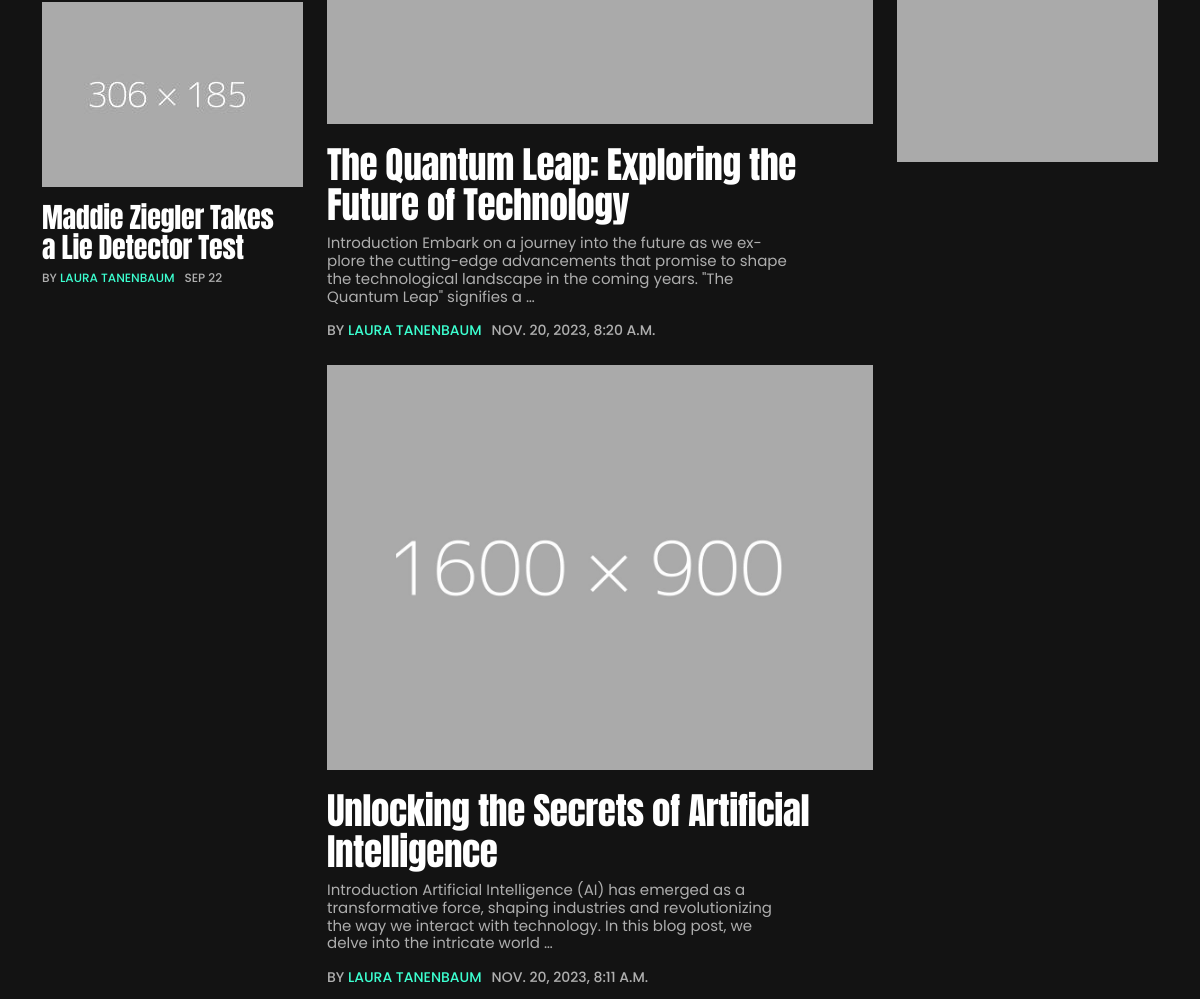
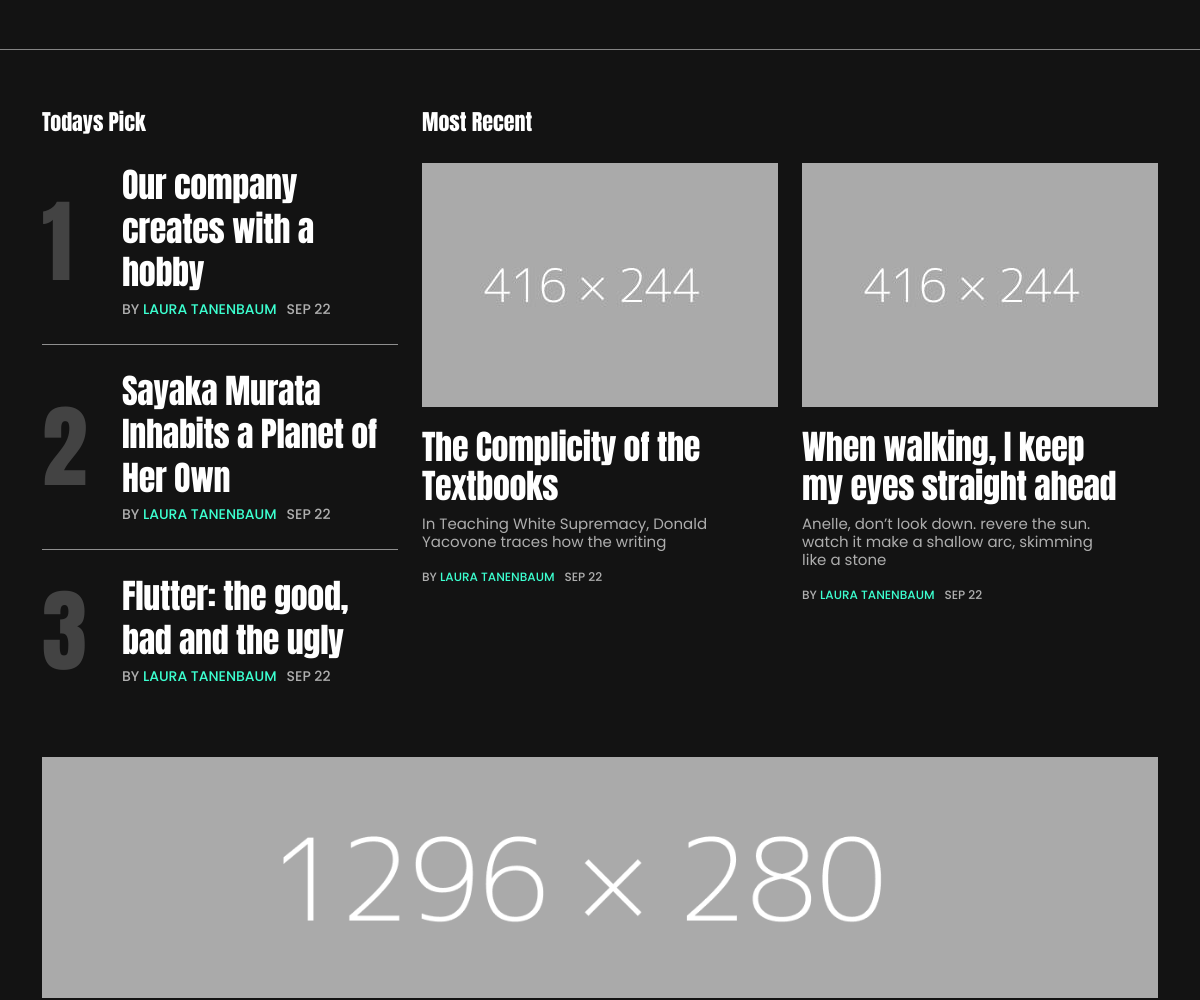
Before: / (middle part) with the older database file (2 pictures, top to bottom).
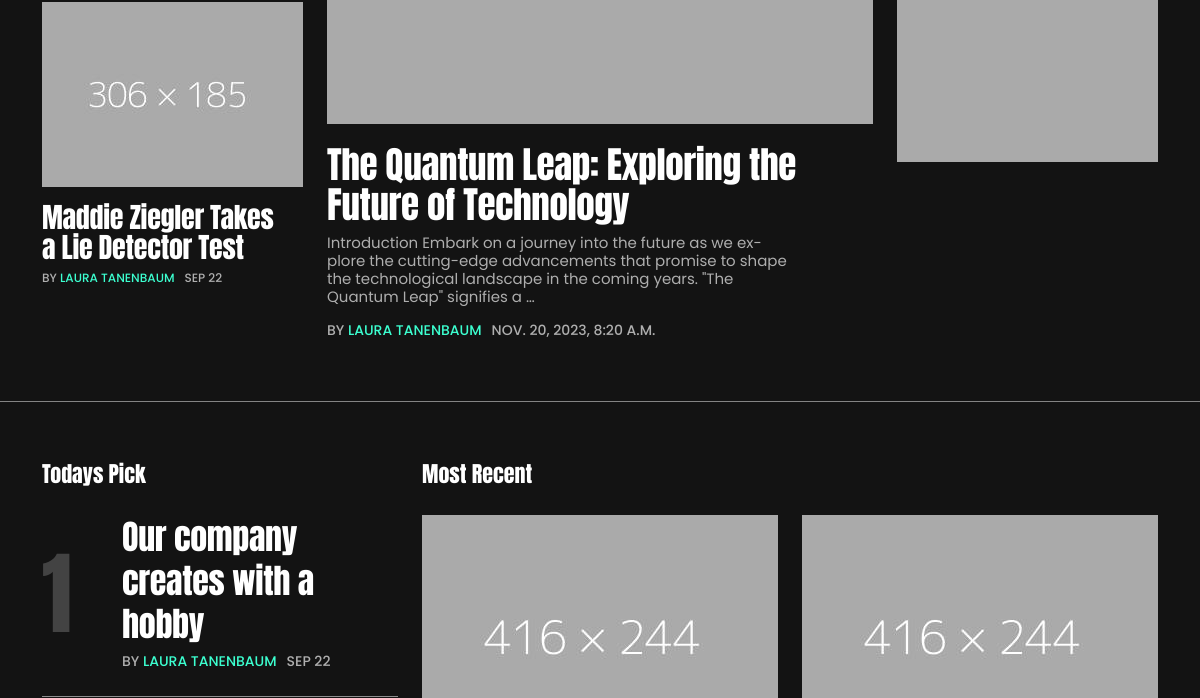
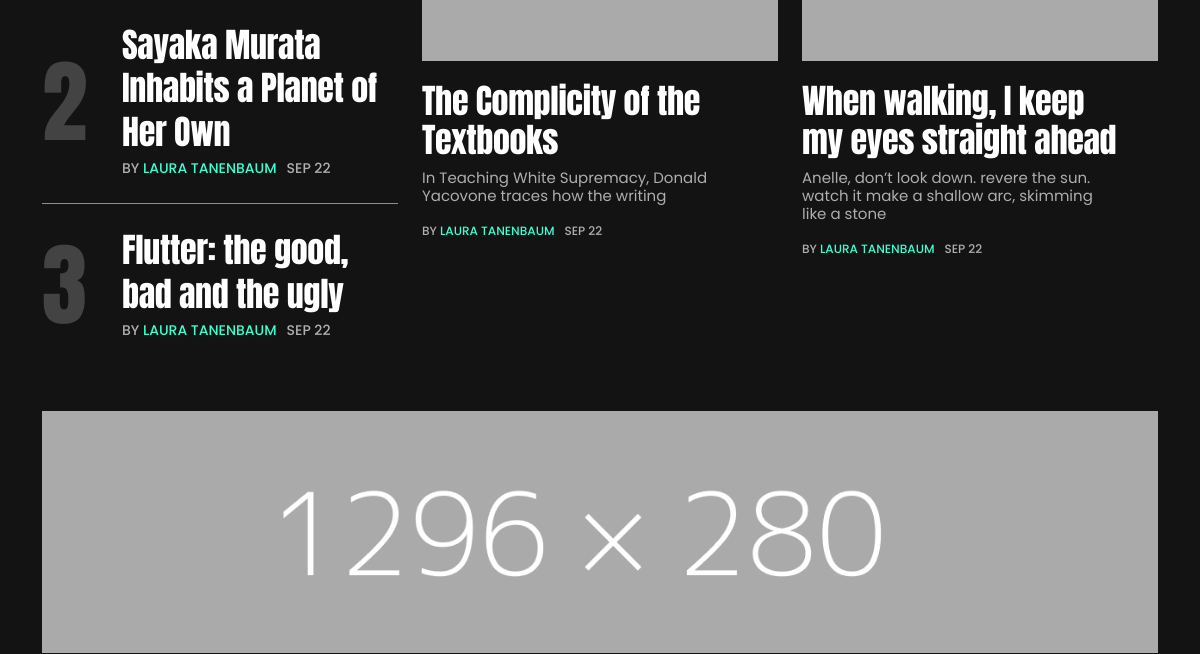
After: the same page with the newer database file (2 pictures, top to bottom).
### posts/views.py (the view)
# urls.py: path('', views.index, name='index'),
def index(request):
    posts = Post.objects.all()
    return render(request, 'index.html', {"posts" : posts})

### templates/index.html (shortened to what this page needs)
<!DOCTYPE html>
<html class="no-js" lang="en">
    <head>
        {% load static %}
        <link rel="stylesheet" href="{%  static 'assets/css/vendor/bootstrap.min.css' %}">
        <link rel="stylesheet" href="{%  static 'assets/css/vendor/font-awesome.css' %}">
        <link rel="stylesheet" href="{%  static 'assets/css/vendor/icon-font.css' %}">
        <link rel="stylesheet" href="{%  static 'assets/css/vendor/remixicon.css' %}">
        <link rel="stylesheet" href="{%  static 'assets/css/app.css' %}">
        <link rel="stylesheet" href="{%  static 'assets/css/responsive.css' %}">
    </head>
    <body>
        <div id="main-wrapper" class="main-wrapper">
            <section class="blog-hero-area mt-30">
                <div class="container">
                    <div class="row">
                        <div class="col-lg-3">
                            <article class="post-block-style-wrapper post-block-template-one post-block-template-small">
                                <div class="post-block-style-inner">
                                    <div class="post-block-media-wrap">
                                        <a href="post_single.html">
                                        <img src="{%  static 'assets/media/model-glass.jpg' %}" alt="Post title">
                                        </a>
                                    </div>
                                    <div class="post-block-content-wrap">
                                        <div class="post-item-title">
                                            <h2 class="post-title">
                                                <a href="post_single.html">Maddie Ziegler Takes a Lie Detector Test</a>
                                            </h2>
                                        </div>
                                        <div class="post-bottom-meta-list">
                                            <div class="post-meta-author-box">
                                                By <a href="javascript:void(0)">Laura Tanenbaum</a>
                                            </div>
                                            <div class="post-meta-date-box">
                                                Sep 22
                                            </div>
                                        </div>
                                    </div>
                                </div>
                            </article>
                        </div>
                        <div class="col-lg-6">
                            {% for post in posts reversed %}
                            <article class="post-block-style-wrapper post-block-template-one sm-mt-24">
                                <div class="post-block-style-inner">
                                    <div class="post-block-media-wrap">
                                        <a href="/post_single/{{ post.id }}">
                                        <img src="{%  static 'assets/media/red-woman.jpg' %}" alt="Post title">
                                        </a>
                                    </div>
                                    <div class="post-block-content-wrap">
                                        <div class="post-item-title">
                                            <h2 class="post-title">
                                                <a href="/post_single/{{ post.id }}">{{ post.title }}</a>
                                            </h2>
                                        </div>
                                        <div class="post-excerpt-box">
                                            <p>{{ post.body|truncatewords:30 }}</p>
                                        </div>
                                        <div class="post-bottom-meta-list">
                                            <div class="post-meta-author-box">
                                                By <a href="javascript:void(0)">Laura Tanenbaum</a>
                                            </div>
                                            <div class="post-meta-date-box">
                                                {{ post.created_at }}
                                            </div>
                                        </div>
                                    </div>
                                </div>
                            </article>
                            {% endfor %}
                        </div>
                        <div class="col-lg-3">
                            <div class="ads-widget mt-40">
                                <a href="post_single.html">
                                <img src="{%  static 'assets/media/ads-sidebar.png' %}" alt="Advertisement">
                                </a>
                            </div>
                        </div>
                    </div>
                </div>
            </section>
            <div class="section-divider mt-60 mb-60"></div>
            <section class="editor-choice-one-area">
                <div class="container">
                    <div class="row">
                        <div class="col-lg-4">
                            <div class="section-title">
                                <h2 class="title-block">
                                    Todays Pick
                                </h2>
                            </div>
                            <div class="post-block-template-three-wrapper">
                                <article class="post-block-style-wrapper post-block-template-three">
                                    <div class="post-block-style-inner post-block-list-style-inner-three">
                                        <div class="post-block-number-wrap">
                                            <span class="post-number-counter">1</span>
                                        </div>
                                        <div class="post-block-content-wrap">
                                            <div class="post-item-title">
                                                <h2 class="post-title">
                                                    <a href="post_single.html">Our company creates with a hobby</a>
                                                </h2>
                                            </div>
                                            <div class="post-bottom-meta-list">
                                                <div class="post-meta-author-box">
                                                    By <a href="javascript:void(0)">Laura Tanenbaum</a>
                                                </div>
                                                <div class="post-meta-date-box">
                                                    Sep 22
                                                </div>
                                            </div>
                                        </div>
                                    </div>
                                </article>
                                <article class="post-block-style-wrapper post-block-template-three">
                                    <div class="post-block-style-inner post-block-list-style-inner-three">
                                        <div class="post-block-number-wrap">
                                            <span class="post-number-counter">2</span>
                                        </div>
                                        <div class="post-block-content-wrap">
                                            <div class="post-item-title">
                                                <h2 class="post-title">
                                                    <a href="post_single.html">Sayaka Murata Inhabits a Planet of Her Own</a>
                                                </h2>
                                            </div>
                                            <div class="post-bottom-meta-list">
                                                <div class="post-meta-author-box">
                                                    By <a href="javascript:void(0)">Laura Tanenbaum</a>
                                                </div>
                                                <div class="post-meta-date-box">
                                                    Sep 22
                                                </div>
                                            </div>
                                        </div>
                                    </div>
                                </article>
                                <article class="post-block-style-wrapper post-block-template-three">
                                    <div class="post-block-style-inner post-block-list-style-inner-three">
                                        <div class="post-block-number-wrap">
                                            <span class="post-number-counter">3</span>
                                        </div>
                                        <div class="post-block-content-wrap">
                                            <div class="post-item-title">
                                                <h2 class="post-title">
                                                    <a href="post_single.html">Flutter: the good, bad and the ugly</a>
                                                </h2>
                                            </div>
                                            <div class="post-bottom-meta-list">
                                                <div class="post-meta-author-box">
                                                    By <a href="javascript:void(0)">Laura Tanenbaum</a>
                                                </div>
                                                <div class="post-meta-date-box">
                                                    Sep 22
                                                </div>
                                            </div>
                                        </div>
                                    </div>
                                </article>
                            </div>
                        </div>
                        <div class="col-lg-8 most-recent-col-custom">
                            <div class="row">
                                <div class="col-lg-12">
                                    <div class="section-title">
                                        <h2 class="title-block">
                                            Most Recent
                                        </h2>
                                    </div>
                                </div>
                            </div>
                            <div class="row">
                                <div class="col-lg-6">
                                    <article class="post-block-style-wrapper post-block-template-one post-block-template-medium">
                                        <div class="post-block-style-inner">
                                            <div class="post-block-media-wrap">
                                                <a href="post_single.html">
                                                <img src="{%  static 'assets/media/cafe.jpg' %}" alt="Post title">
                                                </a>
                                            </div>
                                            <div class="post-block-content-wrap">
                                                <div class="post-item-title">
                                                    <h2 class="post-title">
                                                        <a href="post_single.html">The Complicity of the Textbooks</a>
                                                    </h2>
                                                </div>
                                                <div class="post-excerpt-box">
                                                    <p>In Teaching White Supremacy, Donald Yacovone traces how the writing</p>
                                                </div>
                                                <div class="post-bottom-meta-list">
                                                    <div class="post-meta-author-box">
                                                        By <a href="javascript:void(0)">Laura Tanenbaum</a>
                                                    </div>
                                                    <div class="post-meta-date-box">
                                                        Sep 22
                                                    </div>
                                                </div>
                                            </div>
                                        </div>
                                    </article>
                                </div>
                                <div class="col-lg-6">
                                    <article class="post-block-style-wrapper post-block-template-one post-block-template-medium">
                                        <div class="post-block-style-inner">
                                            <div class="post-block-media-wrap">
                                                <a href="post_single.html">
                                                <img src="{%  static 'assets/media/red-girl.jpg' %}" alt="Post title">
                                                </a>
                                            </div>
                                            <div class="post-block-content-wrap">
                                                <div class="post-item-title">
                                                    <h2 class="post-title">
                                                        <a href="post_single.html">When walking, I keep my eyes straight ahead</a>
                                                    </h2>
                                                </div>
                                                <div class="post-excerpt-box">
                                                    <p>Anelle, don’t look down. revere the sun. watch it make a shallow arc, skimming like a stone </p>
                                                </div>
                                                <div class="post-bottom-meta-list">
                                                    <div class="post-meta-author-box">
                                                        By <a href="javascript:void(0)">Laura Tanenbaum</a>
                                                    </div>
                                                    <div class="post-meta-date-box">
                                                        Sep 22
                                                    </div>
                                                </div>
                                            </div>
                                        </div>
                                    </article>
                                </div>
                            </div>
                        </div>
                    </div>
                </div>
            </section>
            <section class="ads-area mt-70 mb-60">
                <div class="container">
                    <div class="row">
                        <div class="col-lg-12">
                            <div class="ads-image">
                                <a href="post_single.html">
                                <img src="{%  static 'assets/media/ads-full.png' %}" alt="Ads">
                                </a>
                            </div>
                        </div>
                    </div>
                </div>
            </section>
        </div>
    </body>
</html>

### static/assets/css/responsive.css (style rules this page uses)
@media (min-width: 1200px) and (max-width: 1399px) { .post-block-template-one .post-block-content-wrap h2.post-title { font-size: 37px; } }
@media (min-width: 1200px) and (max-width: 1399px) { .post-block-template-small .post-block-content-wrap h2.post-title { font-size: 28px; } }
@media (min-width: 1200px) and (max-width: 1399px) { .post-block-template-medium .post-block-content-wrap h2.post-title { font-size: 34px; } }
@media (min-width: 1200px) and (max-width: 1399px) { .post-block-style-wrapper .post-block-content-wrap .post-excerpt-box p { font-size: 15px; } }

Changed rows visible on the page:
removed Post: title "Unlocking the Secrets of Artificial Intelligence", body "Introduction Artificial Intelligence (AI) has emerged as a transformative force, shaping industries and revolutionizing the way we interact with technology. In this blog post, we delve into the intricate world …", created_at "NOV. 20, 2023, 8:11 A.M."
